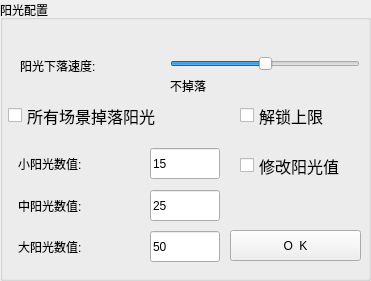
    <widget class="QGroupBox" name="groupBox_5">
     <property name="geometry">
      <rect>
       <x>380</x>
       <y>30</y>
       <width>371</width>
       <height>281</height>
      </rect>
     </property>
     <property name="styleSheet">
      <string notr="true">font: 10pt &quot;Microsoft YaHei UI&quot;;</string>
     </property>
     <property name="title">
      <string>阳光配置</string>
     </property>
     <widget class="QSlider" name="horizontalSlider">
      <property name="geometry">
       <rect>
        <x>170</x>
        <y>54</y>
        <width>190</width>
        <height>20</height>
       </rect>
      </property>
      <property name="maximum">
       <number>8</number>
      </property>
      <property name="value">
       <number>4</number>
      </property>
      <property name="tracking">
       <bool>true</bool>
      </property>
      <property name="orientation">
       <enum>Qt::Horizontal</enum>
      </property>
     </widget>
     <widget class="QLabel" name="label_12">
      <property name="geometry">
       <rect>
        <x>20</x>
        <y>50</y>
        <width>151</width>
        <height>31</height>
       </rect>
      </property>
      <property name="styleSheet">
       <string notr="true">font: 14pt &quot;Microsoft YaHei UI&quot;;</string>
      </property>
      <property name="text">
       <string>阳光下落速度:</string>
      </property>
     </widget>
     <widget class="QCheckBox" name="checkBox_24">
      <property name="geometry">
       <rect>
        <x>8</x>
        <y>90</y>
        <width>191</width>
        <height>51</height>
       </rect>
      </property>
      <property name="font">
       <font>
        <family>Microsoft YaHei UI</family>
        <pointsize>12</pointsize>
        <italic>false</italic>
        <bold>false</bold>
       </font>
      </property>
      <property name="styleSheet">
       <string notr="true">font: 12pt &quot;Microsoft YaHei UI&quot;;</string>
      </property>
      <property name="text">
       <string>所有场景掉落阳光</string>
      </property>
      <property name="checkable">
       <bool>true</bool>
      </property>
      <property name="checked">
       <bool>false</bool>
      </property>
     </widget>
     <widget class="QLineEdit" name="lineEdit_6">
      <property name="geometry">
       <rect>
        <x>150</x>
        <y>148</y>
        <width>70</width>
        <height>31</height>
       </rect>
      </property>
      <property name="styleSheet">
       <string notr="true">font: 12pt &quot;Microsoft YaHei UI&quot;;</string>
      </property>
      <property name="text">
       <string>15</string>
      </property>
     </widget>
     <widget class="QLineEdit" name="lineEdit_7">
      <property name="geometry">
       <rect>
        <x>150</x>
        <y>190</y>
        <width>70</width>
        <height>31</height>
       </rect>
      </property>
      <property name="styleSheet">
       <string notr="true">font: 12pt &quot;Microsoft YaHei UI&quot;;</string>
      </property>
      <property name="text">
       <string>25</string>
      </property>
     </widget>
     <widget class="QLineEdit" name="lineEdit_8">
      <property name="geometry">
       <rect>
        <x>150</x>
        <y>231</y>
        <width>70</width>
        <height>31</height>
       </rect>
      </property>
      <property name="styleSheet">
       <string notr="true">font: 12pt &quot;Microsoft YaHei UI&quot;;</string>
      </property>
      <property name="text">
       <string>50</string>
      </property>
     </widget>
     <widget class="QLabel" name="label_15">
      <property name="geometry">
       <rect>
        <x>18</x>
        <y>231</y>
        <width>130</width>
        <height>31</height>
       </rect>
      </property>
      <property name="styleSheet">
       <string notr="true">font: 14pt &quot;Microsoft YaHei UI&quot;;</string>
      </property>
      <property name="text">
       <string>大阳光数值:</string>
      </property>
     </widget>
     <widget class="QPushButton" name="pushButton_16">
      <property name="geometry">
       <rect>
        <x>230</x>
        <y>230</y>
        <width>131</width>
        <height>31</height>
       </rect>
      </property>
      <property name="styleSheet">
       <string notr="true">font: 14pt &quot;Microsoft YaHei UI&quot;;</string>
      </property>
      <property name="text">
       <string>O  K</string>
      </property>
     </widget>
     <widget class="QLabel" name="label_16">
      <property name="geometry">
       <rect>
        <x>18</x>
        <y>148</y>
        <width>130</width>
        <height>31</height>
       </rect>
      </property>
      <property name="styleSheet">
       <string notr="true">font: 14pt &quot;Microsoft YaHei UI&quot;;</string>
      </property>
      <property name="text">
       <string>小阳光数值:</string>
      </property>
     </widget>
     <widget class="QLabel" name="label_17">
      <property name="geometry">
       <rect>
        <x>18</x>
        <y>190</y>
        <width>130</width>
        <height>31</height>
       </rect>
      </property>
      <property name="styleSheet">
       <string notr="true">font: 14pt &quot;Microsoft YaHei UI&quot;;</string>
      </property>
      <property name="text">
       <string>中阳光数值:</string>
      </property>
     </widget>
     <widget class="QCheckBox" name="checkBox_25">
      <property name="geometry">
       <rect>
        <x>240</x>
        <y>140</y>
        <width>130</width>
        <height>51</height>
       </rect>
      </property>
      <property name="font">
       <font>
        <family>Microsoft YaHei UI</family>
        <pointsize>12</pointsize>
        <italic>false</italic>
        <bold>false</bold>
       </font>
      </property>
      <property name="styleSheet">
       <string notr="true">font: 12pt &quot;Microsoft YaHei UI&quot;;
</string>
      </property>
      <property name="text">
       <string>修改阳光值</string>
      </property>
      <property name="checkable">
       <bool>true</bool>
      </property>
      <property name="checked">
       <bool>false</bool>
      </property>
     </widget>
     <widget class="QCheckBox" name="checkBox_26">
      <property name="geometry">
       <rect>
        <x>240</x>
        <y>90</y>
        <width>120</width>
        <height>51</height>
       </rect>
      </property>
      <property name="sizePolicy">
       <sizepolicy hsizetype="Minimum" vsizetype="Fixed">
        <horstretch>0</horstretch>
        <verstretch>0</verstretch>
       </sizepolicy>
      </property>
      <property name="font">
       <font>
        <family>Microsoft YaHei UI</family>
        <pointsize>12</pointsize>
        <italic>false</italic>
        <bold>false</bold>
       </font>
      </property>
      <property name="layoutDirection">
       <enum>Qt::LeftToRight</enum>
      </property>
      <property name="styleSheet">
       <string notr="true">font: 12pt &quot;Microsoft YaHei UI&quot;;</string>
      </property>
      <property name="text">
       <string>解锁上限</string>
      </property>
      <property name="checkable">
       <bool>true</bool>
      </property>
      <property name="checked">
       <bool>false</bool>
      </property>
     </widget>
     <widget class="QLabel" name="label_18">
      <property name="geometry">
       <rect>
        <x>170</x>
        <y>70</y>
        <width>40</width>
        <height>31</height>
       </rect>
      </property>
      <property name="styleSheet">
       <string notr="true">font: 8pt &quot;Microsoft YaHei UI&quot;;</string>
      </property>
      <property name="text">
       <string>不掉落</string>
      </property>
     </widget>
    </widget>
